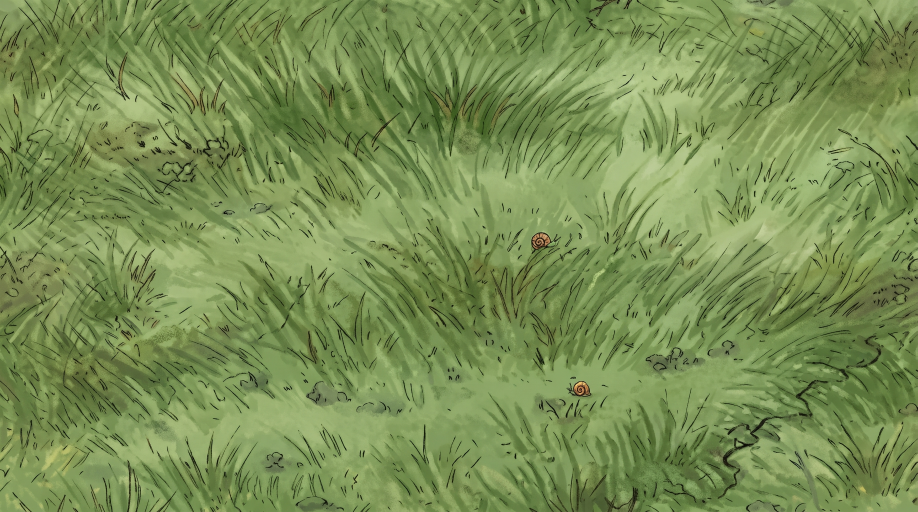
#> input picture art-day-21/painted/01c-ground-meadowlike.jpeg, 2752 x 1536 px (shown at 1/3 size)
$ python -i cut_day21.py   (imports and definitions only)
#> lines starting #> are read from the running program, lines starting #| are printed output that depends on the picture
#> further down, picture is the input picture: PIL image 2752x1536 RGB; mean R, G, B 121.4, 143.9, 84.3
"""Art day 21: cut the trial pieces into game sprites. Run from repo root: python3 art-day-21/cut_day21.py <trial_dir>"""
import sys, numpy as np
from PIL import Image, ImageFilter
# [1 line that did not run here, left out]
def load(n): return Image.open(f'{T}/{n}.png').convert('RGBA')
def bbox_crop(im):
    return im.crop(im.getchannel('A').point(lambda v: 255 if v > 8 else 0).getbbox())
def save(im, name, w=None, h=None, scale=None):
    im = bbox_crop(im)
    if scale: w = round(im.width * scale)
    if w: im = im.resize((w, round(im.height * w / im.width)), Image.LANCZOS)
    elif h: im = im.resize((round(im.width * h / im.height), h), Image.LANCZOS)
    im.save(f'sprites/{name}.webp', quality=88, method=6); print(name, im.size)
def feather(im, erode=31, blur=45):
#> called with erode = 31, blur = 45
    rgb = np.asarray(im.convert('RGB'), np.float32)
    r, g, b = rgb[..., 0], rgb[..., 1], rgb[..., 2]
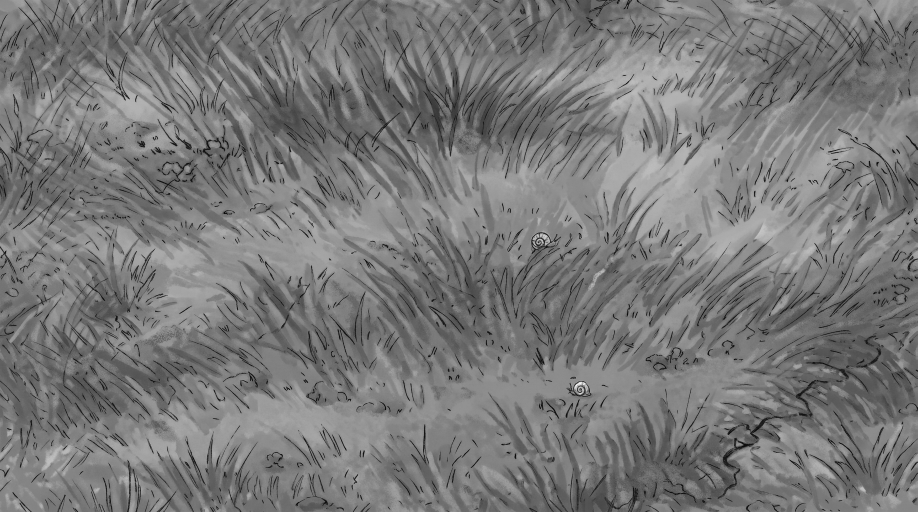
#> r: shape (1536, 2752) float32 (shown at 1/3 size); min 0, max 255, mean 121.4
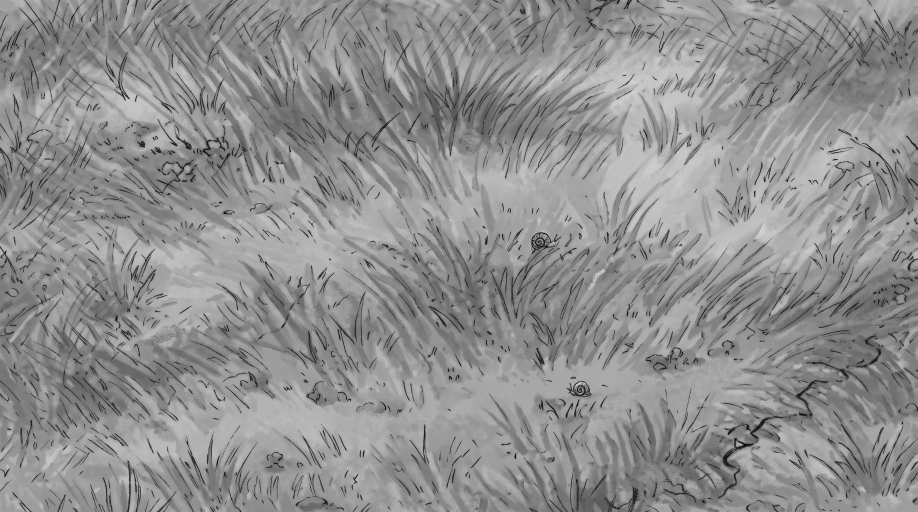
#> g: shape (1536, 2752) float32 (shown at 1/3 size); min 0, max 219, mean 143.9
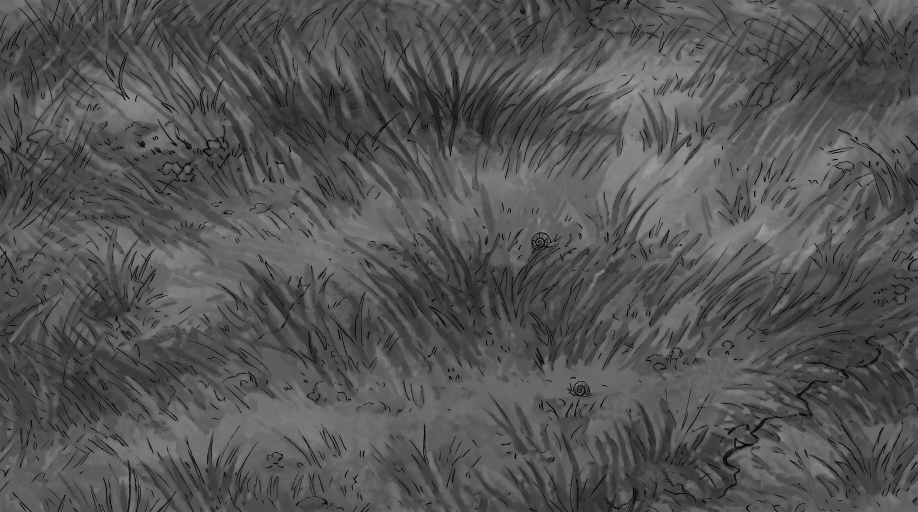
#> b: shape (1536, 2752) float32 (shown at 1/3 size); min 0, max 163, mean 84.3
    spill = np.minimum(r, b) > g          # pink/magenta cast left in the fuzzy edge
#> spill: shape (1536, 2752) bool; every value is 0
    rgb[spill, 0] = np.minimum(r[spill], g[spill] * 0.95); rgb[spill, 2] = np.minimum(b[spill], g[spill] * 0.8)
    im = Image.fromarray(rgb.astype(np.uint8)).convert('RGBA'); im.putalpha(Image.open(im_src[0]).getchannel('A') if False else a0[0])
    a = im.getchannel('A')
    lawn = np.asarray(Image.open('sprites/ground/lawn-calm.webp').convert('RGB'), np.float32).reshape(-1, 3).mean(0)
    al = np.asarray(a, np.float32) / 255; m = al > 0.9
    gain = 1 + 0.75 * (lawn / np.median(rgb[m], 0) - 1)    # pull the patch's grass colour toward the lawn
    im = Image.fromarray(np.clip(rgb * gain, 0, 255).astype(np.uint8)).convert('RGBA'); im.putalpha(a)
    core = a.filter(ImageFilter.MinFilter(erode)).filter(ImageFilter.GaussianBlur(blur))
    na = (np.asarray(a, np.float32) / 255) * (np.asarray(core, np.float32) / 255) ** 2.0
    out = im.copy(); out.putalpha(Image.fromarray((na * 255).astype(np.uint8))); return out
a0=[None]; im_src=[None]
# [10 lines not run here, left out]
s = 420 / 1134
# [3 lines not run here, left out]
# [1 line that did not run here, left out]
yy, xx = np.mgrid[0:280, 0:560]
w = np.minimum(np.minimum(xx, 559 - xx) / 280, np.minimum(yy, 279 - yy) / 140); w = np.clip(w * 2.2, 0, 1)[..., None]
# [29 lines not run here, left out]

>>> from PIL import Image
>>> picture = Image.open('painted/01c-ground-meadowlike.jpeg')
#> (the run stopped early here; a loop or call above may not have finished)
